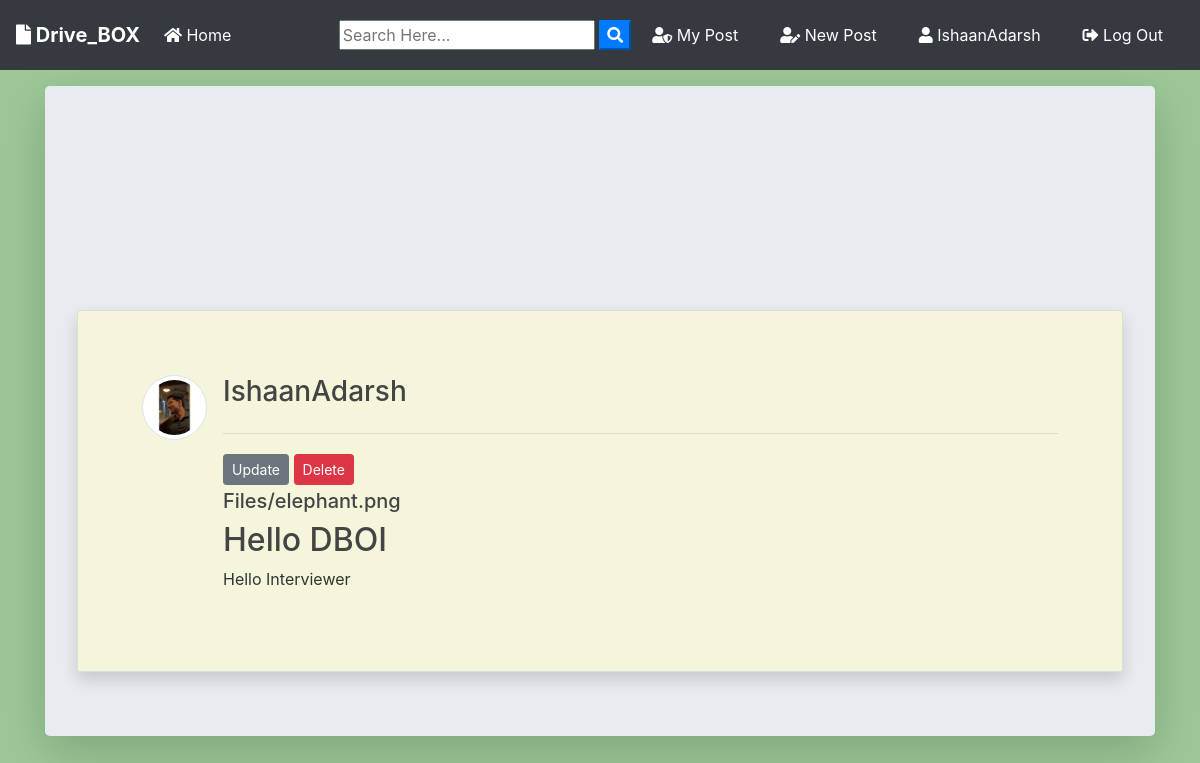
The app's page /post/20/ (signed in) with its own data.
### blog/models.py (models this page shows, shortened)
class Post(models.Model):
	title = models.CharField(max_length=100)
	file = models.FileField(null=True,blank=True,upload_to='Files')
	content = models.TextField()
	date_posted = models.DateTimeField(default=timezone.now)
	author = models.ForeignKey(User, on_delete=models.CASCADE)
	def extension(self):
		name, extension = os.path.splitext(self.file.name)
		return extension

### users/models.py (models this page shows, shortened)
class Profile(models.Model):
    user = models.OneToOneField(User, on_delete=models.CASCADE, null=True, blank=True)
    image = models.ImageField(default="default.jpg", upload_to="profile_pics")
    auth_token = models.CharField(max_length=1000, default="")
    username = models.CharField(max_length=1000, default="")
    password = models.CharField(max_length=1000, default="")
    email = models.EmailField(default="")
    is_verified = models.BooleanField(default=False)

### blog/views.py (the view)
# urls.py: path('post/<int:pk>/', PostDetailView.as_view(), name='post-detail'),
class PostDetailView(DetailView):
    model = Post
    template_name = 'blog/post_detail.html'

### blog/templates/blog/post_detail.html (shortened to what this page needs)
{% extends "blog/base.html" %}
{% block content %}
<div class="jumbotron mt-3 shadow-lg">
<article class="media content-section shadow ">
   <a href="{{ object.author.profile.image.url }} " target="_blank"> <img src="{{ object.author.profile.image.url }}  " alt="" class="article-img rounded-circle img-thumbnail img-fluid">
   </a>
    <div class="media-body">
      <div class="">
        <div class="d-flex justify-content-between">
        <a class="mr-2 mt-0 mb-0  text-dark" href="{% url 'user-posts' object.author.username  %}"><h3>{{ object.author }}</h3></a>
        </div>
        <hr>
        {% if object.author == user %}
          <div>
            <a class="btn btn-secondary btn-sm mt-1 mb-1" href="{% url 'post-update' object.id %}">Update</a>
            <a class="btn btn-danger btn-sm mt-1 mb-1" href="{% url 'post-delete' object.id %}">Delete</a>
          </div>
        {% endif %}
      </div>
      <div>
        {% if object.file %}
          {% if object.extension == '.jpg' or object.extension == 'jpeg' or object.extension == 'png' %}
            <a href="{{ object.file.url }}"  download ><img src="{{ object.file.url }}" alt="" class="img-fluid "></a>
            <a href="{{ object.file.url }}"  download class="text-dark"><h5>{{ object.file }}</h5></a>
          {% else %}
            <a href="{{ object.file.url }}"  download class="text-dark"><h5>{{ object.file }}</h5></a>
          {% endif %}
        {% endif %}
      </div>
      <h2>{{ object.title }}</h2>
      <p class="article-content">{{ object.content }}</p>
    </div>
  </article>
{% endblock content %}

### blog/templates/blog/base.html (shortened to what this page needs)
{% load static %}
<!doctype html>
<html lang="en">
  <head>
    <link rel="stylesheet" href="https://stackpath.bootstrapcdn.com/bootstrap/4.3.1/css/bootstrap.min.css">
    <link rel="stylesheet" href="https://use.fontawesome.com/releases/v5.8.1/css/all.css" >
    <link rel="stylesheet" href="{% static 'blog/main.css' %}">
</head>
  <body>
        <nav class="navbar navbar-expand-lg navbar-dark bg-dark">
                <a class="navbar-brand font-weight-bold" href="{% url 'blog-home' %}"><i class="fas fa-file"></i> Drive_BOX</a>
                <div class="collapse navbar-collapse" id="navbarSupportedContent">
                  <ul class="navbar-nav mr-auto">
                    <li class="nav-item active">
                      <a class="nav-link" href="{% url 'blog-home' %}"><i class="fas fa-home"></i> Home <span class="sr-only">(current)</span></a>
                    </li>
                  </ul>
                  <form id="searchform" action="{% url 'search' %}" method="get">
                    <input type="text" name="q" type="text" value="{{ request.GET.q }}" placeholder="Search Here..." />
                    <button type="button" onclick="searchform.submit()" class=" text-white my-color btn-primary"><i class="fa fa-search"></i></button>
                </form>
                    {% if user.is_authenticated %}
                    <a href="{% url 'user-posts' user %}" class="btn text-white m-2"><i class="fas fa-user-shield"></i> My Post</a>
                    <a href="{% url 'post-create' %} " class="btn text-white m-2"><i class="fas fa-user-edit"></i> New Post</a>
                    <a href="{% url 'profile' %} " class="btn text-white m-2"><i class="fas fa-user"></i> {{ user.username }}</a>
                    <a href="{% url 'logout' %} " class="btn text-white m-2"><i class="fas fa-sign-out-alt"></i> Log Out</a>
                    {% else %}
                    <a href="{% url 'login' %} " class="btn text-white m-2"><i class="fas fa-user-tie"></i> Log In</a>
                    <a href="{% url 'register' %} " class="btn text-white m-2"> <i class="fas fa-sign-in-alt"></i> Sign Up</a>
                    {% endif %}
                </div>
              </nav>
      <div class="container my-bg">
    {% block content %}
    {% endblock  %}
</div>
  </body>
</html>

### static/blog/main.css (style rules this page uses)
body { background : #9CC897; color: #333333; margin-top: 0; }
h1, h2, h3, h4, h5, h6 { color: #444444; }
ul { margin: 0; }
.content-section { background: beige; padding: 10px 20px; border: 1px solid #dddddd; border-radius: 3px; margin-top: 10rem; }
.article-content { white-space: pre-line; }
.article-img { height: 65px; width: 65px; margin-right: 16px; }
.content-section { padding: 4rem; }
form { justify-content: center; align-items: center; padding: 5rem auto; }

### records on screen
Post: author.profile.image (picture), author "IshaanAdarsh", file "Files/elephant.png", title "Hello DBOI", content "Hello Interviewer"

### other values on screen
{{ user.username }} "IshaanAdarsh"
